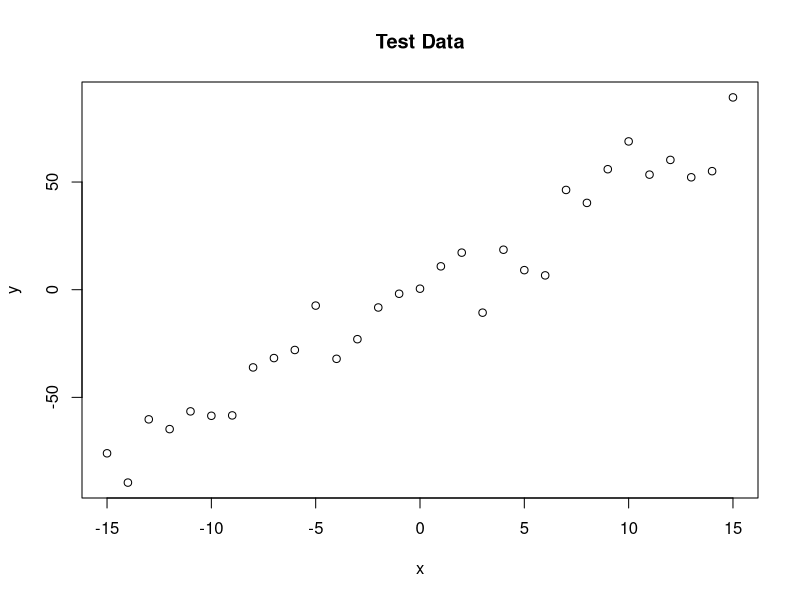
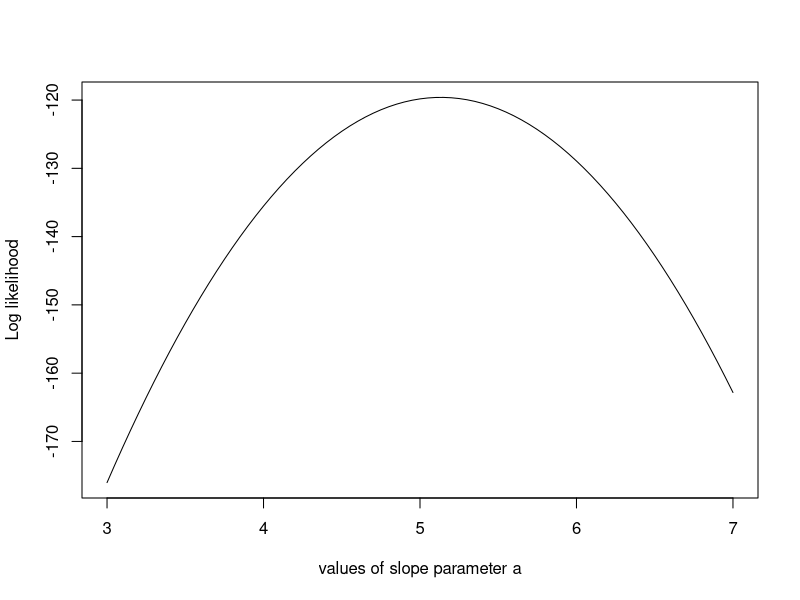

Generate these figures, in order, with R:
#True A has a value 5
trueA <- 5
#True B has a value 0
trueB <- 0
#True Standard Deviation is 10
trueSd <- 10
#Sample size is 31
sampleSize <- 31

# create independent x-values 
x <- (-(sampleSize-1)/2):((sampleSize-1)/2)
# create dependent values according to ax + b + N(0,sd)
y <-  trueA * x + trueB + rnorm(n=sampleSize,mean=0,sd=trueSd)

#Plot x against y, and the plot title is "Test Data"
plot(x,y, main="Test Data")

#Define a function called likelihood, there is a single input called param
likelihood <- function(param){
  #param is a vector variable, and a has the value of its first element
  a = param[1]
  #let b have the value of the 2nd element of param 
  b = param[2]
  #let sd have the value of the 3rd element of param
  sd = param[3]
  #predicted value equals a * x + b.
  #pred is a vector, and the nth element in this vector equals 
  #a times the nth element of vector x plus b
  pred = a*x + b
  #calculates the probability density of y
  #where y is log-normally distributed, mean is the estimated y
  #standard deviation is sd
  singlelikelihoods = dnorm(y, mean = pred, sd = sd, log = T)
  #calculates the cumulative distribution y 
  # i.e., P()
  sumll = sum(singlelikelihoods)
  return(sumll)   
}

# Example: plot the likelihood profile of the slope a
slopevalues <- function(x){return(likelihood(c(x, trueB, trueSd)))}
slopelikelihoods <- lapply(seq(3, 7, by=.05), slopevalues )
plot (seq(3, 7, by=.05), slopelikelihoods , type="l", xlab = "values of slope parameter a", ylab = "Log likelihood")
